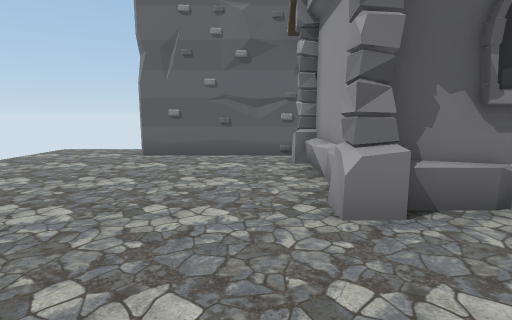
View 1 (above)

16 first-person views from a walk through a scene from a Unity 3-D project. The camera is 1.2 m above the floor, tilts 8° down and sees 80° across. The floor is counted in squares, 1 m on a side. Each view is taken from the middle of a square. On the plan, view 1 faces up. The plan holds only what a view shows up to about 13 squares ahead; the rest is blank. The place goes on beyond the plan. The player character is not drawn.

View 2
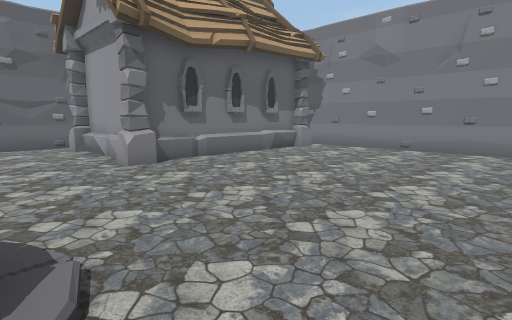

View 3
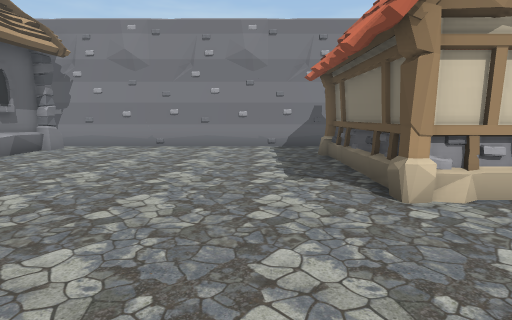

View 4
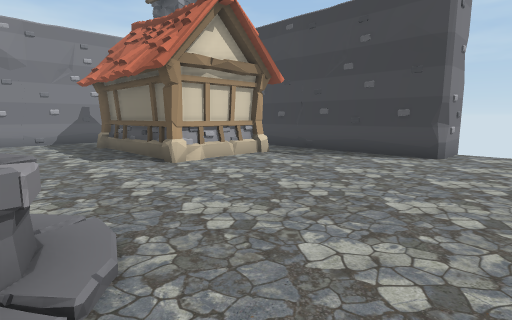

View 5
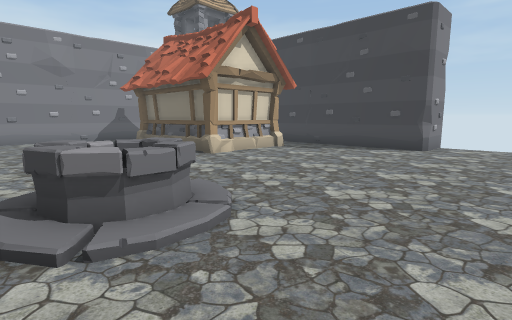

View 6
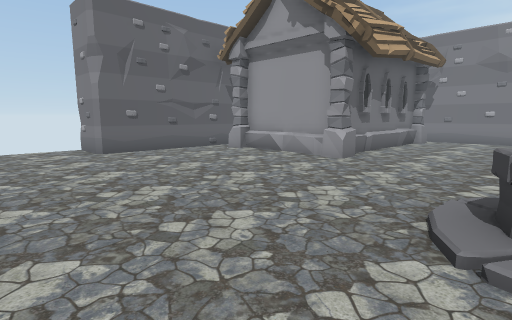

View 7
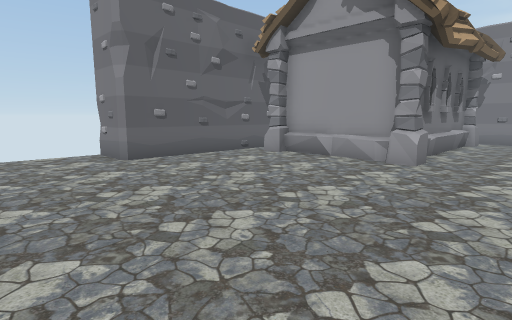

View 8
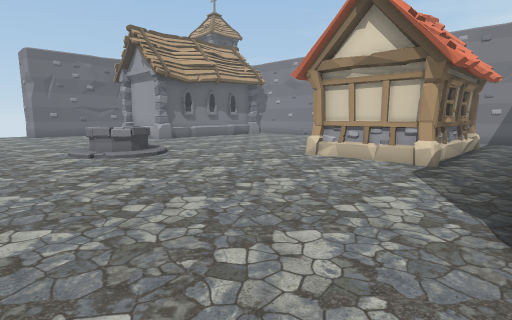

View 9
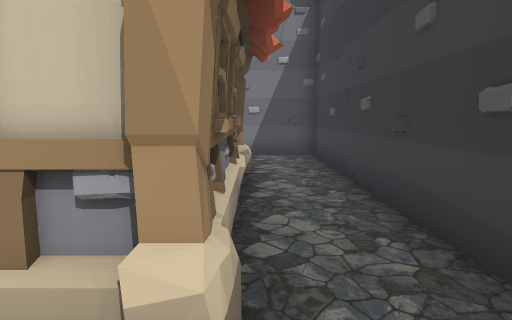

View 10
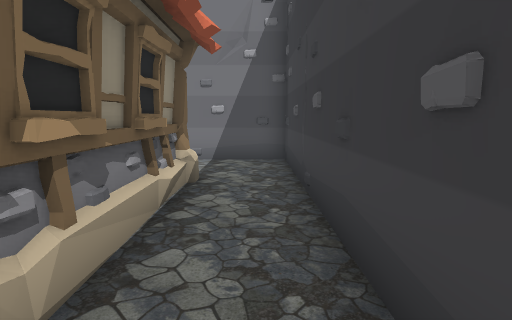

View 11
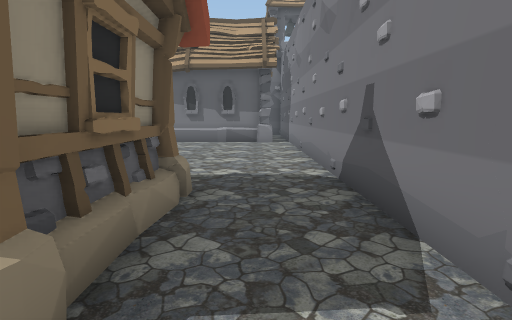

View 12
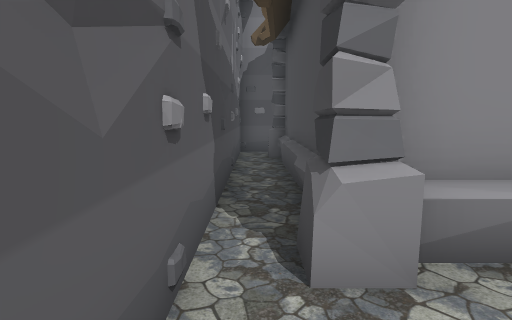

View 13
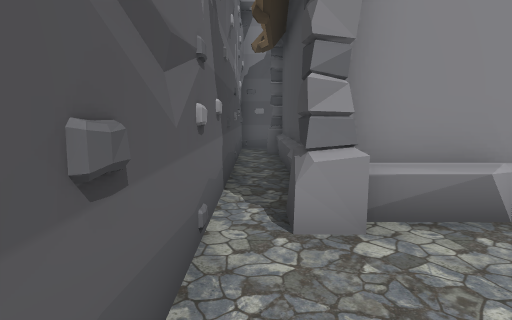

View 14
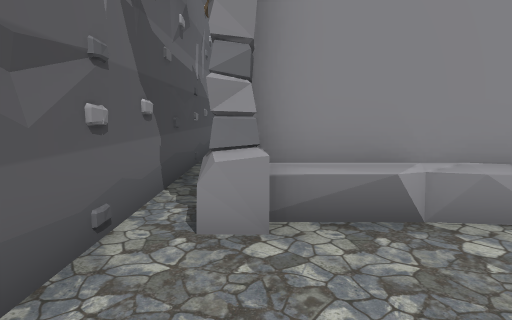

View 15
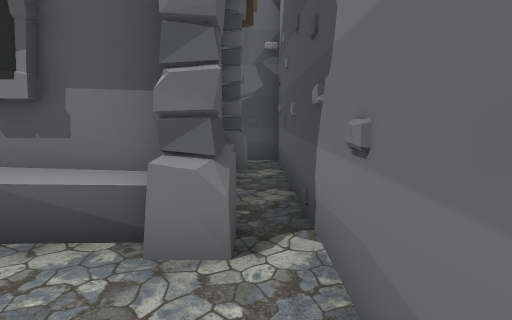

View 16
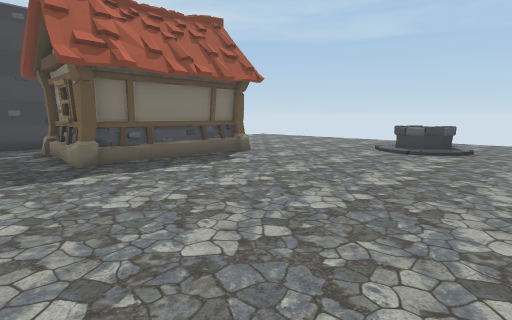

### Floor plan
Points are (right, up) in squares from view 1. A wall is a line through its corners. A room is listed if a view was taken in it or the views show most of it. See-through windows are left out.
Room 1 (views 1, 2, 3, 4, 5, 6, 7, 8, 9, 10, 11, 12, 13, 14, 15, 16)
walls: (1.4, 3.5) (1.4, 8); (1.2, 3.6) (1.2, 5.4); (1.8, 3.5) (0.9, 3.5) (0.9, 4.2); (1.6, 3.6) (1.2, 3.6) (1.1, 4.2); (1.7, 3.6) (0.9, 3.6); (1.7, 3.7) (0.9, 3.5); (1.4, -6.4) (6.4, -6.4); (1.4, -7) (1.4, -6.2) (2.9, -6.2); (6.5, -6.4) (6.5, -9.8); (6.7, -6.2) (6.7, -6.6); (1.6, -9.7) (1.6, -6.2); (1, 8.1) (1, 8.4); (2.9, -9.7) (2.3, -9.7); (1.2, 8.1) (1.1, 8.4) (1.7, 8.5); (1.2, 8.1) (1.2, 8.4); (1.2, 8.1) (1.1, 8.4); (6.6, -7.4) (6.7, -8.4); (6.7, -7.5) (6.6, -8.6); (6.7, -7.5) (6.7, -8.7); (8.2, 3.8) (0.9, 3.7); (8.2, 3.9) (1.6, 3.9) (1.6, 8); (1.1, 8.5) (1.8, 8.5); (3.1, 8.1) (8.2, 8.1); (9.6, -2) (9.7, -0.5); (8.7, 3.6) (8.2, 3.6); (8.7, 3.6) (8.2, 3.6); (9.6, 2.8) (9.7, 4.3); (6.8, -9.6) (1.3, -9.6); (3.8, -11.8) (5.3, -11.9); (-3.7, -12.2) (-3.5, -11.8) (9.6, -11.8) (9.6, 5); (9.6, 6.9) (9.6, 9.5) (-3.7, 9.5) (-3.7, 11.4); (8.2, 8.4) (8.7, 8.5); (-3.7, -13.6) (-3.7, -11.8); (9.6, -11.3) (9.7, -9.8)
low walls: (1.4, 4.2) (1.3, 4.7); (1.2, 4.8) (1.3, 5.5) (1.4, 6.1) (1.2, 6.4) (1.2, 8.1); (3.7, 3.7) (3.3, 3.8) (3, 3.7); (3.1, -6.2) (5.1, -6.2); (5.2, -6.2) (6.7, -6.2); (1.4, -8.3) (1.5, -7.4); (6.7, 3.6) (6.1, 3.7); (1.7, -9.4) (1.6, -8.5); (6.8, -7.6) (6.6, -8.5); (3, 8.3) (6.7, 8.3); (8.7, 3.6) (8.2, 3.7); (2.7, 8.5) (3.4, 8.5); (3.9, 8.5) (6, 8.5)
objects: well (-4, -2) to (-2, -1)

Where each view was taken, in squares from view 1:
view 1: 0 up, 0 right, facing up
view 2: 4 down, 2 left, facing up-right
view 3: 4 down, 3 left, facing right
view 4: 2 down, 6 left, facing down-right
view 5: 0 up, 7 left, facing down-right
view 6: 1 down, 7 left, facing up-right
view 7: 1 up, 7 left, facing up-right
view 8: 12 down, 7 left, facing up-right
view 9: 10 down, 0 right, facing right
view 10: 11 down, 1 right, facing right
view 11: 11 down, 8 right, facing up
view 12: 9 up, 1 left, facing right
view 13: 9 up, 2 left, facing right
view 14: 8 up, 2 left, facing right
view 15: 1 up, 9 right, facing up
view 16: 2 up, 9 right, facing down-left
